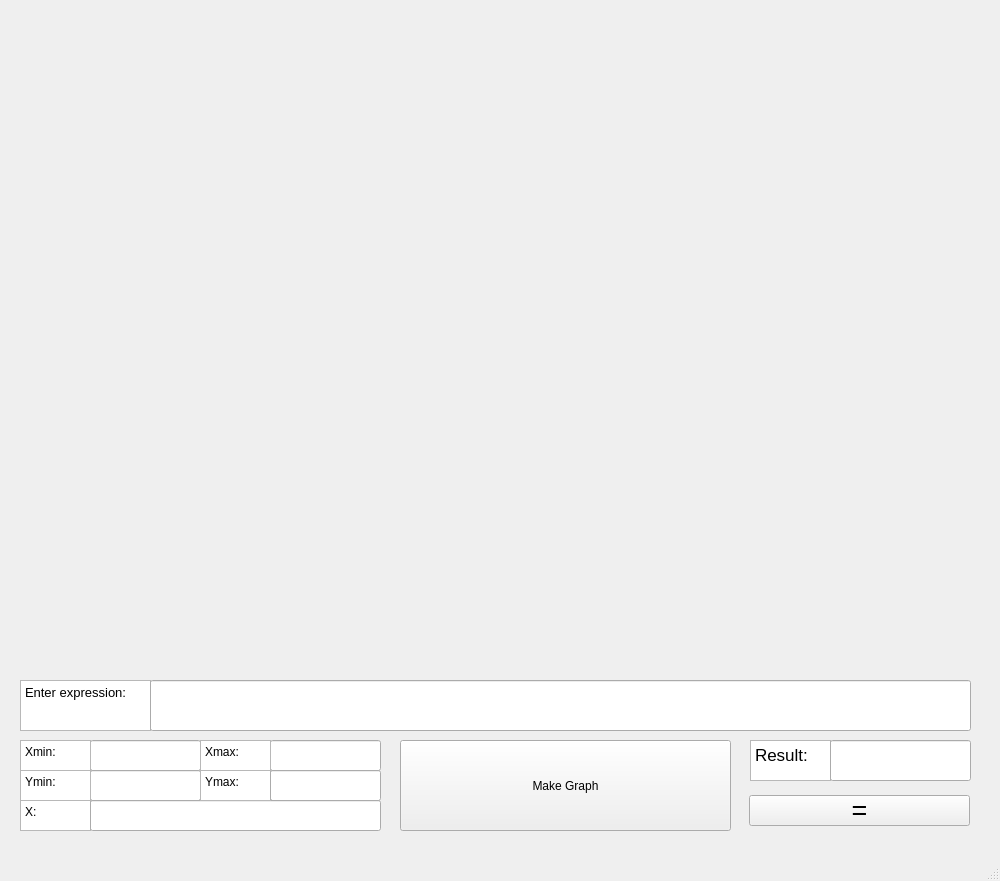
<?xml version="1.0" encoding="UTF-8"?>
<ui version="4.0">
 <class>MainWindow</class>
 <widget class="QMainWindow" name="MainWindow">
  <property name="geometry">
   <rect>
    <x>0</x>
    <y>0</y>
    <width>1000</width>
    <height>881</height>
   </rect>
  </property>
  <property name="minimumSize">
   <size>
    <width>1000</width>
    <height>850</height>
   </size>
  </property>
  <property name="maximumSize">
   <size>
    <width>1500</width>
    <height>900</height>
   </size>
  </property>
  <property name="windowTitle">
   <string>MainWindow</string>
  </property>
  <widget class="QWidget" name="centralwidget">
   <widget class="QCustomPlot" name="graph" native="true">
    <property name="geometry">
     <rect>
      <x>19</x>
      <y>9</y>
      <width>951</width>
      <height>661</height>
     </rect>
    </property>
   </widget>
   <widget class="QPlainTextEdit" name="plainTextEdit">
    <property name="geometry">
     <rect>
      <x>750</x>
      <y>740</y>
      <width>81</width>
      <height>41</height>
     </rect>
    </property>
    <property name="font">
     <font>
      <pointsize>13</pointsize>
      <weight>50</weight>
      <italic>false</italic>
      <bold>false</bold>
      <underline>false</underline>
      <strikeout>false</strikeout>
     </font>
    </property>
    <property name="readOnly">
     <bool>true</bool>
    </property>
    <property name="plainText">
     <string>Result:</string>
    </property>
   </widget>
   <widget class="QLabel" name="label">
    <property name="geometry">
     <rect>
      <x>1030</x>
      <y>20</y>
      <width>401</width>
      <height>301</height>
     </rect>
    </property>
    <property name="text">
     <string>Gifka</string>
    </property>
   </widget>
   <widget class="QTextEdit" name="textEdit">
    <property name="geometry">
     <rect>
      <x>20</x>
      <y>680</y>
      <width>131</width>
      <height>51</height>
     </rect>
    </property>
    <property name="font">
     <font>
      <pointsize>11</pointsize>
     </font>
    </property>
    <property name="readOnly">
     <bool>true</bool>
    </property>
    <property name="html">
     <string>&lt;!DOCTYPE HTML PUBLIC &quot;-//W3C//DTD HTML 4.0//EN&quot; &quot;http://www.w3.org/TR/REC-html40/strict.dtd&quot;&gt;
&lt;html&gt;&lt;head&gt;&lt;meta name=&quot;qrichtext&quot; content=&quot;1&quot; /&gt;&lt;style type=&quot;text/css&quot;&gt;
p, li { white-space: pre-wrap; }
&lt;/style&gt;&lt;/head&gt;&lt;body style=&quot; font-family:'Noto Sans'; font-size:11pt; font-weight:400; font-style:normal;&quot;&gt;
&lt;p style=&quot; margin-top:0px; margin-bottom:0px; margin-left:0px; margin-right:0px; -qt-block-indent:0; text-indent:0px;&quot;&gt;&lt;span style=&quot; font-size:10pt;&quot;&gt;Enter expression:&lt;/span&gt;&lt;/p&gt;&lt;/body&gt;&lt;/html&gt;</string>
    </property>
   </widget>
   <widget class="QLineEdit" name="edit_expr">
    <property name="geometry">
     <rect>
      <x>150</x>
      <y>680</y>
      <width>821</width>
      <height>51</height>
     </rect>
    </property>
    <property name="font">
     <font>
      <pointsize>13</pointsize>
      <italic>true</italic>
     </font>
    </property>
    <property name="dragEnabled">
     <bool>false</bool>
    </property>
   </widget>
   <widget class="QLineEdit" name="edit_result">
    <property name="geometry">
     <rect>
      <x>830</x>
      <y>740</y>
      <width>141</width>
      <height>41</height>
     </rect>
    </property>
    <property name="font">
     <font>
      <pointsize>13</pointsize>
      <weight>50</weight>
      <bold>false</bold>
     </font>
    </property>
    <property name="dragEnabled">
     <bool>false</bool>
    </property>
    <property name="readOnly">
     <bool>true</bool>
    </property>
   </widget>
   <widget class="QPlainTextEdit" name="plainTextEdit_2">
    <property name="geometry">
     <rect>
      <x>20</x>
      <y>800</y>
      <width>71</width>
      <height>31</height>
     </rect>
    </property>
    <property name="readOnly">
     <bool>true</bool>
    </property>
    <property name="plainText">
     <string>X:</string>
    </property>
   </widget>
   <widget class="QLineEdit" name="edit_x">
    <property name="geometry">
     <rect>
      <x>90</x>
      <y>800</y>
      <width>291</width>
      <height>31</height>
     </rect>
    </property>
    <property name="dragEnabled">
     <bool>false</bool>
    </property>
    <property name="readOnly">
     <bool>false</bool>
    </property>
   </widget>
   <widget class="QLineEdit" name="edit_rx">
    <property name="geometry">
     <rect>
      <x>90</x>
      <y>740</y>
      <width>111</width>
      <height>31</height>
     </rect>
    </property>
    <property name="dragEnabled">
     <bool>false</bool>
    </property>
    <property name="readOnly">
     <bool>false</bool>
    </property>
   </widget>
   <widget class="QPlainTextEdit" name="plainTextEdit_3">
    <property name="geometry">
     <rect>
      <x>20</x>
      <y>740</y>
      <width>71</width>
      <height>31</height>
     </rect>
    </property>
    <property name="readOnly">
     <bool>true</bool>
    </property>
    <property name="plainText">
     <string>Xmin:</string>
    </property>
   </widget>
   <widget class="QLineEdit" name="edit_ry">
    <property name="geometry">
     <rect>
      <x>90</x>
      <y>770</y>
      <width>111</width>
      <height>31</height>
     </rect>
    </property>
    <property name="dragEnabled">
     <bool>false</bool>
    </property>
    <property name="readOnly">
     <bool>false</bool>
    </property>
   </widget>
   <widget class="QPlainTextEdit" name="plainTextEdit_4">
    <property name="geometry">
     <rect>
      <x>20</x>
      <y>770</y>
      <width>71</width>
      <height>31</height>
     </rect>
    </property>
    <property name="readOnly">
     <bool>true</bool>
    </property>
    <property name="plainText">
     <string>Ymin:</string>
    </property>
   </widget>
   <widget class="QPushButton" name="pushButton">
    <property name="geometry">
     <rect>
      <x>400</x>
      <y>740</y>
      <width>331</width>
      <height>91</height>
     </rect>
    </property>
    <property name="text">
     <string>Make Graph</string>
    </property>
   </widget>
   <widget class="QPushButton" name="pushButton_2">
    <property name="geometry">
     <rect>
      <x>749</x>
      <y>795</y>
      <width>221</width>
      <height>31</height>
     </rect>
    </property>
    <property name="font">
     <font>
      <pointsize>20</pointsize>
     </font>
    </property>
    <property name="text">
     <string>=</string>
    </property>
   </widget>
   <widget class="QPlainTextEdit" name="plainTextEdit_5">
    <property name="geometry">
     <rect>
      <x>200</x>
      <y>770</y>
      <width>71</width>
      <height>31</height>
     </rect>
    </property>
    <property name="readOnly">
     <bool>true</bool>
    </property>
    <property name="plainText">
     <string>Ymax:</string>
    </property>
   </widget>
   <widget class="QLineEdit" name="edit_rx_max">
    <property name="geometry">
     <rect>
      <x>270</x>
      <y>740</y>
      <width>111</width>
      <height>31</height>
     </rect>
    </property>
    <property name="dragEnabled">
     <bool>false</bool>
    </property>
    <property name="readOnly">
     <bool>false</bool>
    </property>
   </widget>
   <widget class="QLineEdit" name="edit_ry_max">
    <property name="geometry">
     <rect>
      <x>270</x>
      <y>770</y>
      <width>111</width>
      <height>31</height>
     </rect>
    </property>
    <property name="dragEnabled">
     <bool>false</bool>
    </property>
    <property name="readOnly">
     <bool>false</bool>
    </property>
   </widget>
   <widget class="QPlainTextEdit" name="plainTextEdit_6">
    <property name="geometry">
     <rect>
      <x>200</x>
      <y>740</y>
      <width>71</width>
      <height>31</height>
     </rect>
    </property>
    <property name="readOnly">
     <bool>true</bool>
    </property>
    <property name="plainText">
     <string>Xmax:</string>
    </property>
   </widget>
  </widget>
  <widget class="QMenuBar" name="menubar">
   <property name="geometry">
    <rect>
     <x>0</x>
     <y>0</y>
     <width>1000</width>
     <height>23</height>
    </rect>
   </property>
  </widget>
  <widget class="QStatusBar" name="statusbar"/>
 </widget>
 <customwidgets>
  <customwidget>
   <class>QCustomPlot</class>
   <extends>QWidget</extends>
   <header>qcustomplot.h</header>
   <container>1</container>
  </customwidget>
 </customwidgets>
 <resources/>
 <connections/>
</ui>
